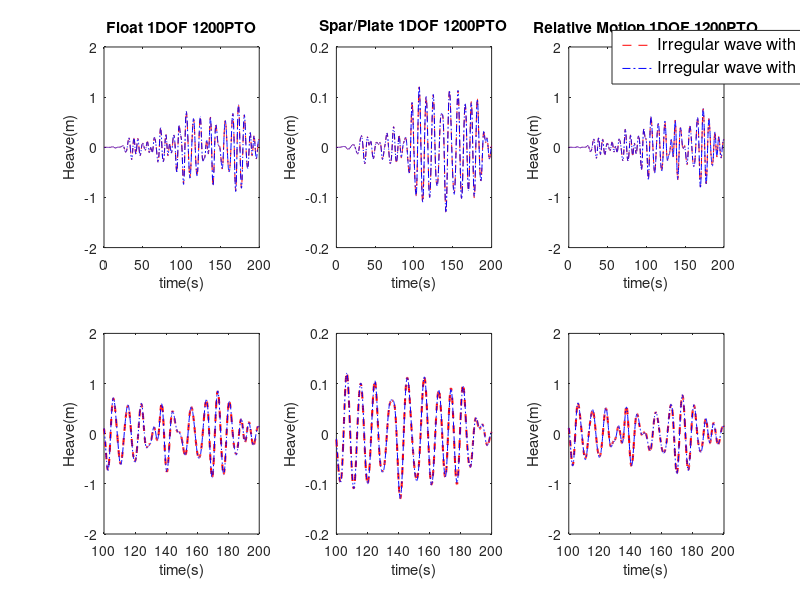

The MATLAB script that drew this image:
%%%%%%%%%%%%%%%%%%%%%%%%%%%%%%%%%%%%%%%%%%%%%%%%%%%%%%%%%%%%%%%%%%%%%%%%%%%
% Copyright 2014 the National Renewable Energy Laboratory and Sandia Corporation
% 
% Licensed under the Apache License, Version 2.0 (the "License");
% you may not use this file except in compliance with the License.
% You may obtain a copy of the License at
% 
%     http://www.apache.org/licenses/LICENSE-2.0
% 
% Unless required by applicable law or agreed to in writing, software
% distributed under the License is distributed on an "AS IS" BASIS,
% WITHOUT WARRANTIES OR CONDITIONS OF ANY KIND, either express or implied.
% See the License for the specific language governing permissions and
% limitations under the License.
%%%%%%%%%%%%%%%%%%%%%%%%%%%%%%%%%%%%%%%%%%%%%%%%%%%%%%%%%%%%%%%%%%%%%%%%%%%
load('irregularCIC.mat')       % Load WEC-Sim Run Data
load('irregularSS.mat')        % Load WEC-Sim Run Data

fprintf('\nIrregular wave with convolution Integral')
fprintf(['\nBody1_Heave Max Diff = ' num2str(irregularCIC.B1_H_max) ...
    ' m at time = ' num2str(irregularCIC.B1.WEC_Sim_org.time(irregularCIC.B1_H_I)) 's\n'])
fprintf(['Body2_Heave Max Diff = ' num2str(irregularCIC.B2_H_max) ...
    ' m at time = ' num2str(irregularCIC.B2.WEC_Sim_org.time(irregularCIC.B2_H_I)) 's\n'])
fprintf(['Relative_Heave Max Diff = ' num2str(irregularCIC.Rel_H_max) ...
    ' m at time = ' num2str(irregularCIC.Rel.WEC_Sim_org.time(irregularCIC.Rel_H_I)) 's\n'])

fprintf('\nIrregular wave with state space')
fprintf(['\nBody1_Heave Max Diff = ' num2str(irregularSS.B1_H_max) ...
    ' m at time = ' num2str(irregularSS.B1.WEC_Sim_org.time(irregularSS.B1_H_I)) 's\n'])
fprintf(['Body2_Heave Max Diff = ' num2str(irregularSS.B2_H_max) ...
    ' m at time = ' num2str(irregularSS.B2.WEC_Sim_org.time(irregularSS.B2_H_I)) 's\n'])
fprintf(['Relative_Heave Max Diff = ' num2str(irregularSS.Rel_H_max) ...
    ' m at time = ' num2str(irregularSS.Rel.WEC_Sim_org.time(irregularSS.Rel_H_I)) 's\n'])

%% Plot Heave Comparisons
h=figure('units','normalized','outerposition',[0 0 1 1]);
% First Row = All simulations, all times
% Second Row = All simulations, t=350-400s
% Third Row = Original and New WEC-Sim runs only, t=350-400s

%First Column: Body 1 Heave
startTime = 100;
subplot(2,3,1)
plot(irregularCIC.B1.WEC_Sim_new.time,irregularCIC.B1.WEC_Sim_new.heave,'r--',...
      irregularSS.B1.WEC_Sim_new.time, irregularSS.B1.WEC_Sim_new.heave,'b-.')
xlabel('time(s)')
ylabel('Heave(m)')
title('Float 1DOF 1200PTO')
% str1=['Max Diff = ' num2str(regularCIC.B1_H_max) ' m'];
% str2=['at time = ' num2str(B1.WEC_Sim_org.time(regularCIC.B1_H_I)) 's'];
% a=text(10,1.5,str1);set(a,'FontSize',12)
% a=text(10,1.2,str2);set(a,'FontSize',12)
xlim([0 200])
ylim([-2 2])

subplot(2,3,4)
m=plot(irregularCIC.B1.WEC_Sim_new.time(find( irregularCIC.B1.WEC_Sim_new.time==startTime):end),...
       irregularCIC.B1.WEC_Sim_new.heave(find(irregularCIC.B1.WEC_Sim_new.time==startTime):end),'r--',...
        irregularSS.B1.WEC_Sim_new.time(find(  irregularSS.B1.WEC_Sim_new.time==startTime):end),...
        irregularSS.B1.WEC_Sim_new.heave(find( irregularSS.B1.WEC_Sim_new.time==startTime):end),'b-.');
a=get(m(1),'LineWidth')+1;
set(m(1),'LineWidth',a)
xlabel('time(s)')
ylabel('Heave(m)')
xlim([100 200])
ylim([-2 2])

%Second Column: Body 2 Heave
subplot(2,3,2)
plot(irregularCIC.B2.WEC_Sim_new.time,irregularCIC.B2.WEC_Sim_new.heave,'r--',...
      irregularSS.B2.WEC_Sim_new.time, irregularSS.B2.WEC_Sim_new.heave,'b-.')
xlabel('time(s)')
ylabel('Heave(m)')
title('Spar/Plate 1DOF 1200PTO')
% str1=['Max Diff = ' num2str(regularCIC.B2_H_max) ' m'];
% str2=['at time = ' num2str(B1.WEC_Sim_org.time(regularCIC.B2_H_I)) 's'];
% a=text(10,0.18,str1);set(a,'FontSize',12)
% a=text(10,0.15,str2);set(a,'FontSize',12)
xlim([0 200])
ylim([-0.2 0.2])

subplot(2,3,5)
m=plot(irregularCIC.B2.WEC_Sim_new.time(find( irregularCIC.B2.WEC_Sim_new.time==startTime):end),...
       irregularCIC.B2.WEC_Sim_new.heave(find(irregularCIC.B2.WEC_Sim_new.time==startTime):end),'r--',...
        irregularSS.B2.WEC_Sim_new.time(find(  irregularSS.B2.WEC_Sim_new.time==startTime):end),...
        irregularSS.B2.WEC_Sim_new.heave(find( irregularSS.B2.WEC_Sim_new.time==startTime):end),'b-.');
a=get(m(1),'LineWidth')+1;
set(m(1),'LineWidth',a)
xlabel('time(s)')
ylabel('Heave(m)')
xlim([100 200])
ylim([-0.2 0.2])

%Third Column: Relative Heave
subplot(2,3,3)
plot(irregularCIC.Rel.WEC_Sim_new.time,irregularCIC.Rel.WEC_Sim_new.heave,'r--',...
      irregularSS.Rel.WEC_Sim_new.time, irregularSS.Rel.WEC_Sim_new.heave,'b-.')
xlabel('time(s)')
ylabel('Heave(m)')
title('Relative Motion 1DOF 1200PTO')
% str1=['Max Diff = ' num2str(regularCIC.Rel_H_max) ' m'];
% str2=['at time = ' num2str(Rel.WEC_Sim_org.time(regularCIC.Rel_H_I)) 's'];
% a=text(10,1.5,str1);set(a,'FontSize',12)
% a=text(10,1.2,str2);set(a,'FontSize',12)
xlim([0 200])
ylim([-2 2])
l=legend('Irregular wave with convolution Integral','Irregular wave with state space');
set(l,'Position',[0.765 0.86 0.07 0.05],'Units','normalized',...
    'FontSize',12);

subplot(2,3,6)
m=plot(irregularCIC.Rel.WEC_Sim_new.time(find( irregularCIC.Rel.WEC_Sim_new.time==startTime):end),...
       irregularCIC.Rel.WEC_Sim_new.heave(find(irregularCIC.Rel.WEC_Sim_new.time==startTime):end),'r--',...
        irregularSS.Rel.WEC_Sim_new.time(find(  irregularSS.Rel.WEC_Sim_new.time==startTime):end),...
        irregularSS.Rel.WEC_Sim_new.heave(find( irregularSS.Rel.WEC_Sim_new.time==startTime):end),'b-.');
a=get(m(1),'LineWidth')+1;
set(m(1),'LineWidth',a)
xlabel('time(s)')
ylabel('Heave(m)')
xlim([100 200])
ylim([-2 2])

clear a h l m B1_H_Tolerance B2_H_Tolerance Rel_H_Tolerance str1 str2
